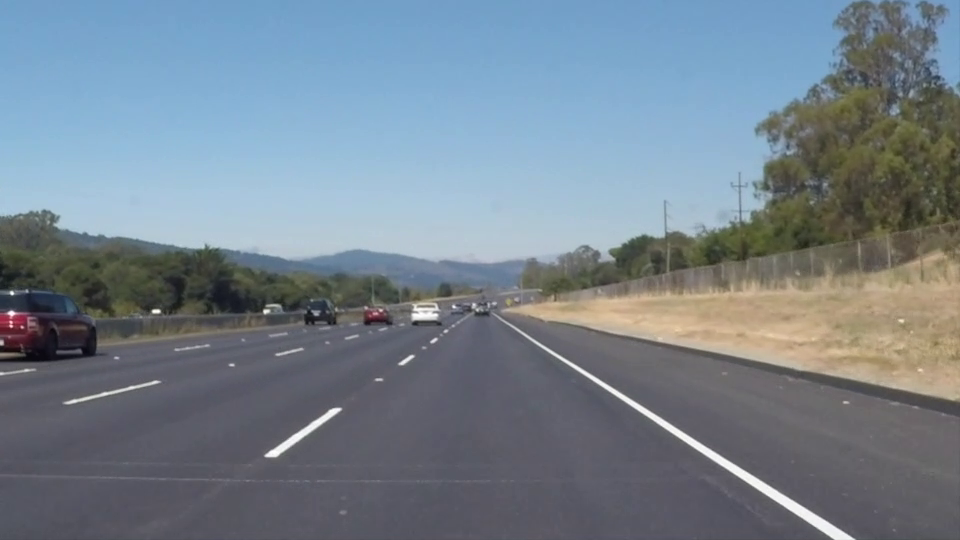
#> input picture frame 22 of solidWhiteRight.mp4, 960 x 540 px, given in place of road.mp4, which was not available
$ python hsv.py
#> lines starting #> are read from the running program, lines starting #| are printed output that depends on the picture; after the words box and inside, x2 and y2 are one past the last pixel; in counts of white or black regions, pixels touching at a corner belong together; pictures that were not available may be replaced by others from this repository, and a replacement may not be noted
#> further down, src is the input picture: shape (540, 960, 3); mean B, G, R 141.9, 130.7, 117.7
import numpy as np
import cv2
# BGR에서 HSV값 추출하기
# color = [151, 154, 138]
# pixel = np.uint8([[color]])
#
# hsv = cv2.cvtColor(pixel, cv2.COLOR_BGR2HSV)
# print(hsv, 'shape', hsv.shape)
#
# hsv = hsv[0][0]
#
# print("bgr: ", color)
# print("hsv: ", hsv)

# img_color = cv2.imread("C:/Users/vlxj/Desktop/no.png")
#
# img_color = cv2.resize(img_color, (640, 360))
# height, width = img_color.shape[:2]
#
# img_hsv = cv2.cvtColor(img_color, cv2.COLOR_BGR2HSV)
#
# lower_white = (0, 0, 0)
# upper_white = (255, 11, 255)
# img_mask1 = cv2.inRange(img_hsv, lower_white, upper_white)
#
# lower_red = (16, 70, 30)
# upper_red = (24, 255, 255)
# img_mask2 = cv2.inRange(img_hsv, lower_red, upper_red)
#
# # lower_dark_white = (79, 17, 117)
# # upper_dark_white = (84, 26, 154)
# # img_mask3 = cv2.inRange(img_hsv, lower_red, upper_red)
#
# img_mask = cv2.add(img_mask2, img_mask1)
# img_result = cv2.bitwise_and(img_color, img_color, mask=img_mask)
#
# cv2.imshow('img_result', img_result)
#
#
# cv2.waitKey(0)
# cv2.destroyAllWindows()

def mark_img_w(img):
    height, width = img.shape[:2]
#> height = 360; width = 640

    img_hsv = cv2.cvtColor(img, cv2.COLOR_BGR2HSV)
#> img_hsv: shape (360, 640, 3); mean H, S, V 95, 54.5, 147.7

    lower_white = (0, 0, 0)
    upper_white = (255, 11, 255)

    img_mask1 = cv2.inRange(img_hsv, lower_white, upper_white)
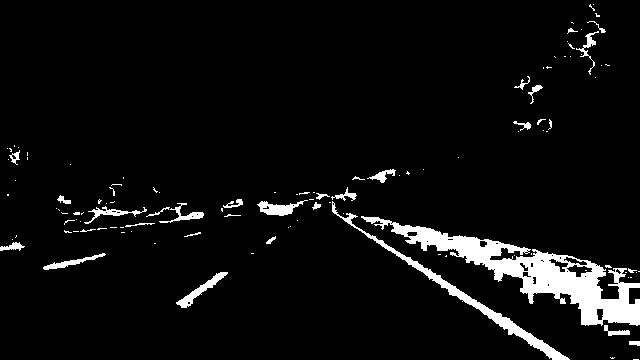
#> img_mask1: shape (360, 640); 5.5% white; 117 white regions (84 under 20 px), largest, box (x1, y1, x2, y2) and area: (361, 216, 640, 326) 7393, (332, 201, 570, 360) 1868, (176, 272, 228, 308) 416
    img_result = cv2.bitwise_and(img, img, mask=img_mask1)
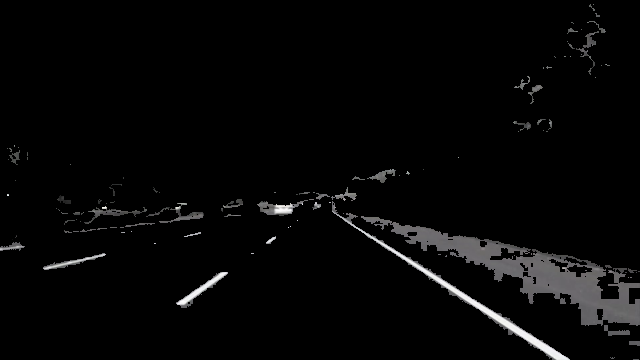
#> img_result: shape (360, 640, 3); mean B, G, R 6.8, 6.7, 6.7

    return img_result


def mark_img_y(img):
    height, width = img.shape[:2]
#> height = 360; width = 640

    img_hsv = cv2.cvtColor(img, cv2.COLOR_BGR2HSV)

    lower_yellow = (16, 70, 30)
    upper_yellow = (24, 255, 255)

    img_mask2 = cv2.inRange(img_hsv, lower_yellow, upper_yellow)
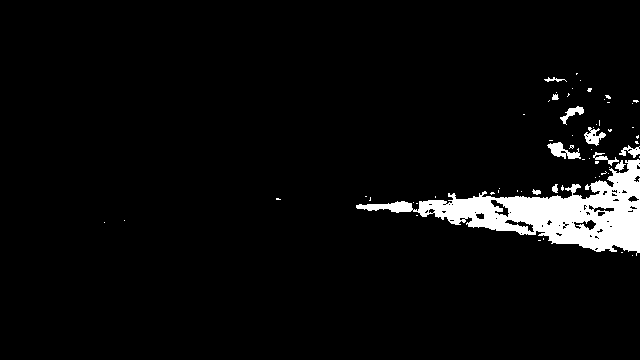
#> img_mask2: shape (360, 640); 4.6% white; 63 white regions (52 under 20 px), largest, box (x1, y1, x2, y2) and area: (356, 159, 640, 256) 9297, (547, 142, 581, 159) 276, (584, 127, 606, 146) 205
    img_result = cv2.bitwise_and(img, img, mask=img_mask2)
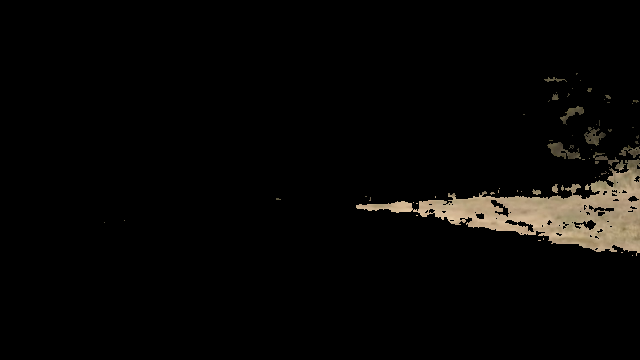
#> img_result: shape (360, 640, 3); mean B, G, R 5.5, 6.9, 7.8

    return img_result


cap = cv2.VideoCapture("C:/Users/vlxj/Desktop/road.mp4")

while (True):
    ret, src = cap.read()
    src = cv2.resize(src, (640, 360))

    img_result = cv2.add(mark_img_w(src), mark_img_y(src))
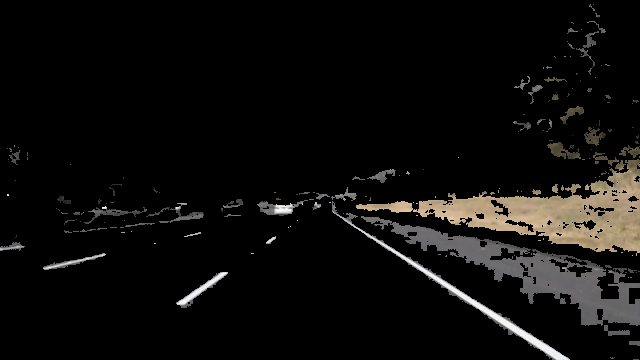
#> img_result: shape (360, 640, 3); mean B, G, R 12.2, 13.6, 14.6

    cv2.imshow('img_result', img_result)

    if cv2.waitKey(1) & 0xFF == ord('q'):
#> (key q is pressed here)
        break

cap.release()
cv2.destroyAllWindows()

$ run again, starting later in the video
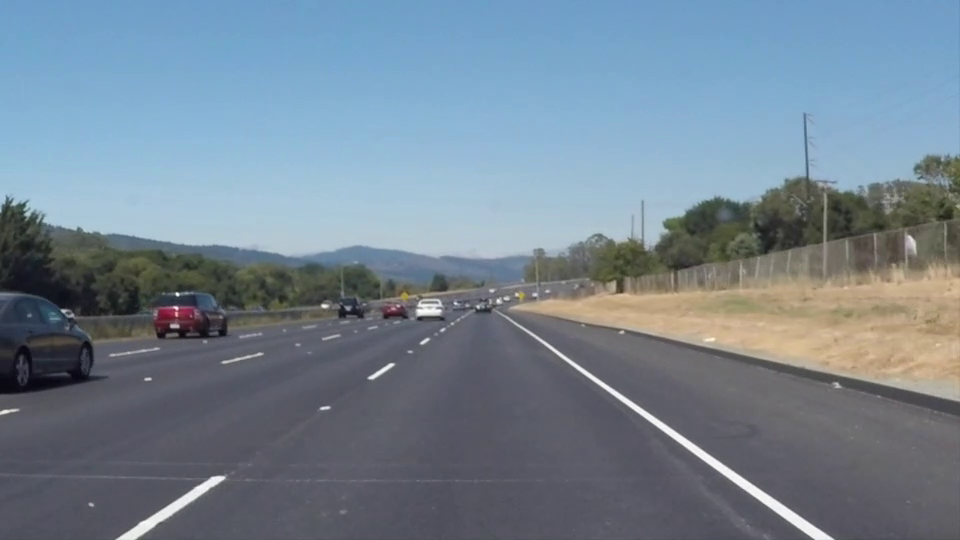
#> input picture frame 99 of solidWhiteRight.mp4, 960 x 540 px, given in place of road.mp4, which was not available
#> src is the input picture: shape (540, 960, 3); mean B, G, R 146, 132.3, 116.7
#> src: shape (360, 640, 3)
#> img_hsv: shape (360, 640, 3); mean H, S, V 97.6, 57, 150.6
#> in mark_img_w, `img_mask1 = cv2.inRange(img_hsv, lower_white, upper_white)`:
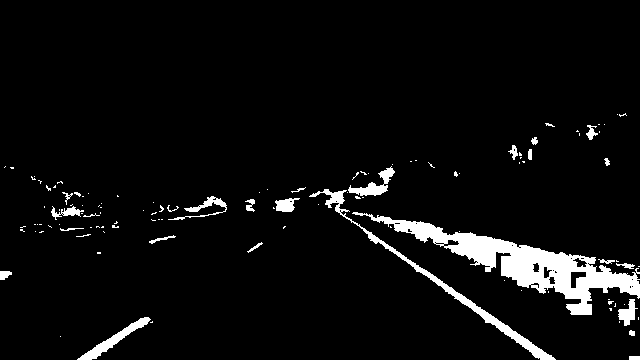
#> img_mask1: shape (360, 640); 5.2% white; 116 white regions (90 under 20 px), largest, box (x1, y1, x2, y2) and area: (352, 212, 640, 315) 6711, (309, 189, 556, 360) 1799, (77, 317, 151, 360) 646
#> in mark_img_y, `height, width = img.shape[:2]`: height = 360; width = 640
#> img_mask2: shape (360, 640); 4.3% white; 19 white regions (14 under 20 px), largest, box (x1, y1, x2, y2) and area: (358, 177, 640, 254) 9666, (406, 188, 417, 197) 44, (265, 193, 276, 200) 37, (563, 244, 575, 248) 26, (589, 184, 596, 189) 20
#> `img_result = cv2.add(mark_img_w(src), mark_img_y(src))`:
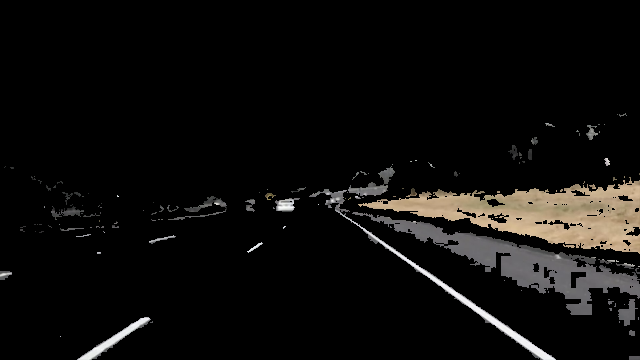
#> img_result: shape (360, 640, 3); mean B, G, R 12.1, 13.4, 14.5

$ run again, starting later in the video
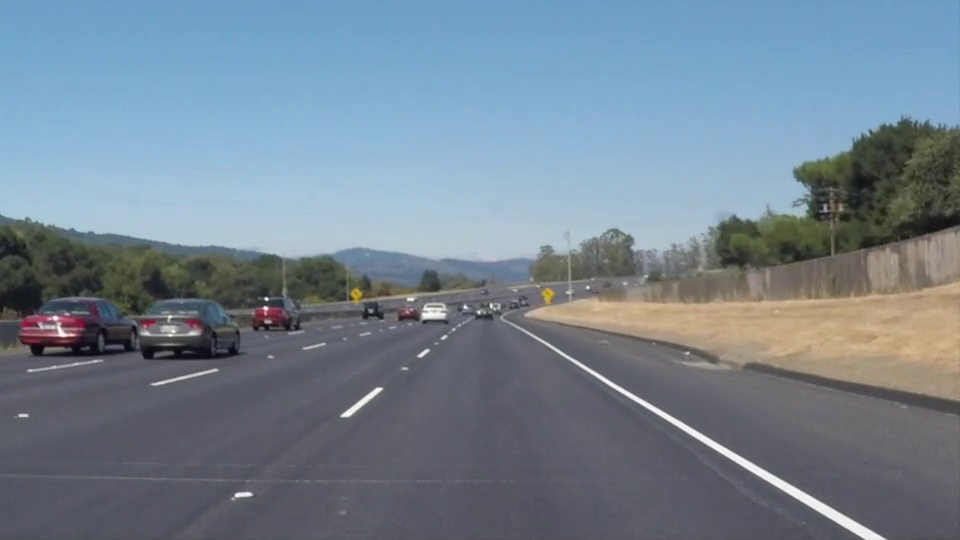
#> input picture frame 176 of solidWhiteRight.mp4, 960 x 540 px, given in place of road.mp4, which was not available
#> src is the input picture: shape (540, 960, 3); mean B, G, R 145.2, 131.6, 116.5
#> src: shape (360, 640, 3)
#> img_hsv: shape (360, 640, 3); mean H, S, V 97.1, 56.8, 150
#> in mark_img_w, `img_mask1 = cv2.inRange(img_hsv, lower_white, upper_white)`:
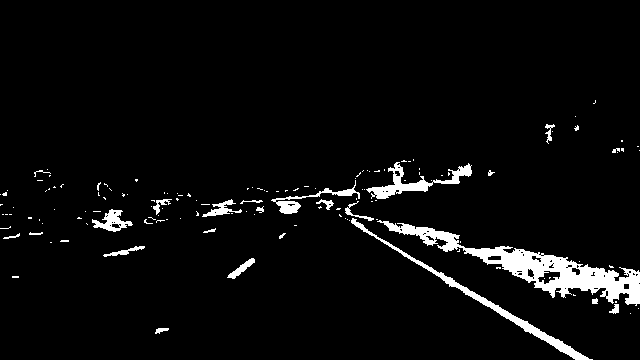
#> img_mask1: shape (360, 640); 4.4% white; 139 white regions (115 under 20 px), largest, box (x1, y1, x2, y2) and area: (377, 220, 640, 306) 4864, (351, 218, 593, 360) 1531, (366, 162, 472, 199) 1044
#> in mark_img_y, `height, width = img.shape[:2]`: height = 360; width = 640
#> img_mask2: shape (360, 640); 3.4% white; 24 white regions (19 under 20 px), largest, box (x1, y1, x2, y2) and area: (364, 185, 640, 250) 7430, (233, 191, 260, 201) 138, (361, 192, 371, 204) 59, (403, 199, 416, 202) 26, (462, 200, 474, 203) 26
#> `img_result = cv2.add(mark_img_w(src), mark_img_y(src))`:
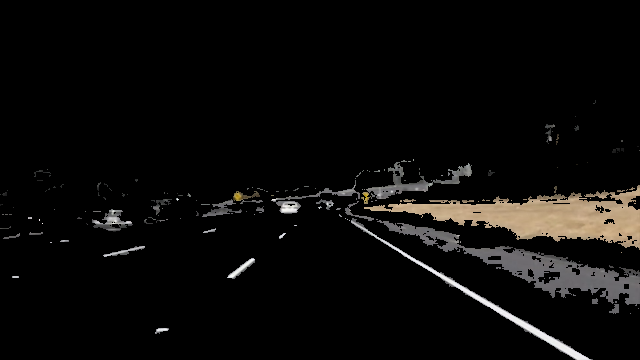
#> img_result: shape (360, 640, 3); mean B, G, R 9.9, 11, 11.9
